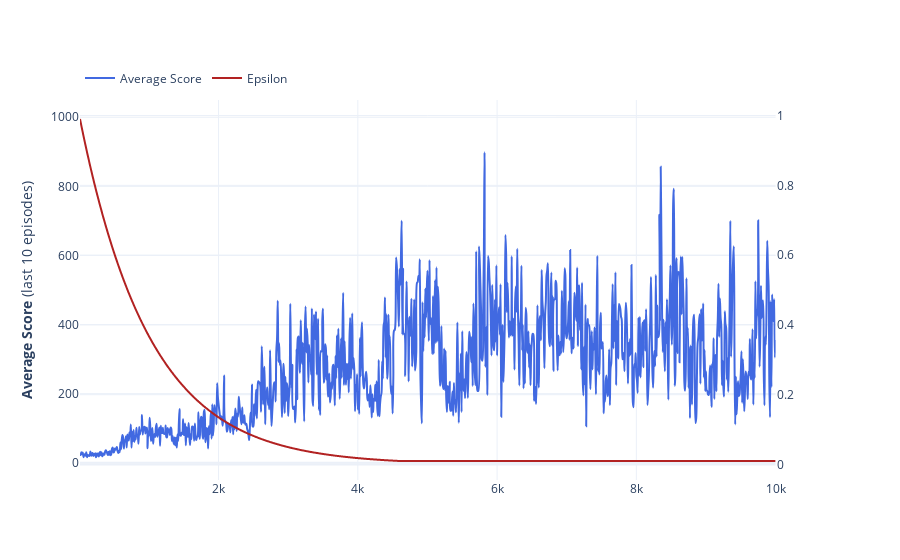

Notebook code for this chart:
### Code cell
# ==============================================================================
#  1. IMPORTS AND CONFIGURATION
# ==============================================================================
import pandas as pd
import sqlite3
import json
from pathlib import Path
import plotly.graph_objects as go
from plotly.subplots import make_subplots

# --- Configuration ---
# <<<<<<< SET THE AGENT YOU WANT TO ANALYZE HERE >>>>>>>>>
AGENT_TO_ANALYZE = "dueling_ddqn"

# Define the path to your database file
PROJECT_ROOT = Path().resolve()
DB_PATH = PROJECT_ROOT / "performance.db"

# --- Color Mapping for Metrics ---
# This dictionary allows you to define a consistent color for each potential metric.
METRIC_COLORS = {
    "Epsilon": "firebrick",
    "Policy Loss": "darkorange",
    "Avg Entropy": "green",
    "Actor Loss": "purple",
    "Critic Loss": "teal"
}


# ==============================================================================
#  2. DATA LOADING AND PREPARATION
# ==============================================================================

def load_and_prepare_data(db_path, agent_name):
    """
    Connects to the DB, loads data for the agent, and dynamically
    parses all metrics from the JSON column into new DataFrame columns.
    """
    if not db_path.exists():
        print(f"ERROR: Database file not found at '{db_path}'.")
        print("Please run a training session first using 'make train'.")
        return pd.DataFrame(), []
    
    try:
        conn = sqlite3.connect(db_path)
        query = f"SELECT epoch, average_score, metrics_json FROM training WHERE agent = '{agent_name}' ORDER BY epoch"
        df = pd.read_sql_query(query, conn)
        conn.close()
    except Exception as e:
        print(f"An error occurred while reading the database: {e}")
        return pd.DataFrame(), []

    if df.empty:
        print(f"No training records found for agent '{agent_name}'.")
        return pd.DataFrame(), []
    
    print(f"Successfully loaded {len(df)} records for agent '{agent_name}'.")

    # --- Dynamic Metric Extraction ---
    try:
        metrics_data = df['metrics_json'].apply(json.loads)
        metrics_df = pd.DataFrame(metrics_data.tolist())
        discovered_metrics = metrics_df.columns.tolist()
        print(f"Discovered metrics: {discovered_metrics}")
        df = pd.concat([df.drop(columns=['metrics_json']), metrics_df], axis=1)
    except (json.JSONDecodeError, TypeError) as e:
        print(f"Could not parse metrics_json: {e}. Skipping metrics plot.")
        return df, []
        
    return df, discovered_metrics

# Load the data
df, metric_names = load_and_prepare_data(DB_PATH, AGENT_TO_ANALYZE)


# ==============================================================================
#  3. DYNAMIC VISUALIZATION
# ==============================================================================

if not df.empty:
    # Initialize a figure with a secondary y-axis
    fig = make_subplots(specs=[[{"secondary_y": True}]])

    # --- Add the Average Score Trace (Primary Y-axis) ---
    fig.add_trace(
        go.Scatter(
            x=df['epoch'], 
            y=df['average_score'],
            name='Average Score',
            mode='lines',
            line=dict(color='royalblue', width=2, shape='spline'),
        ),
        secondary_y=False,
    )

    # --- Dynamically Add Traces for All Discovered Metrics ---
    if metric_names:
        for metric in metric_names:
            fig.add_trace(
                go.Scatter(
                    x=df['epoch'],
                    y=df[metric],
                    name=metric,
                    mode='lines',
                    line=dict(color=METRIC_COLORS.get(metric, 'grey'), width=2, shape='spline'),
                ),
                secondary_y=True,
            )

    # --- Customize the Layout for a Professional Look ---
    fig.update_layout(
        title_text=None,
        xaxis_title=None,
        template='plotly_white',
        
        # --- THIS IS THE FIX ---
        # This configuration aligns the legend to the top-left, outside the plot area.
        legend=dict(
            orientation="h",      # Horizontal layout
            yanchor="bottom",     # Anchor the legend to its bottom edge
            y=1.02,               # Position it just above the plot area
            xanchor="left",       # Anchor the legend to its left edge
            x=0                   # Position it at the far left of the plotting area
        ),
        
        yaxis=dict(range=[-50, 1050])
    )

    # Set y-axis titles
    fig.update_yaxes(title_text="<b>Average Score</b> (last 10 episodes)", secondary_y=False)
    fig.update_yaxes(title_text=None, secondary_y=True)

    # Show the interactive plot
    fig.show()
else:
    print("DataFrame is empty. Cannot generate plot.")

### Figure 1 — Plotly figure (JSON) as saved in the notebook; plotly's stock layout.template omitted (floating-point values rounded to 4 significant figures; data arrays with more than 128 entries replaced by an {"elided": "..."} marker saying what was removed)
{"data": [{"line": {"color": "royalblue", "shape": "spline", "width": 2}, "mode": "lines", "name": "Average Score", "type": "scatter", "x": {"elided": "1000 int values"}, "xaxis": "x", "y": {"elided": "1000 float values"}, "yaxis": "y"}, {"line": {"color": "firebrick", "shape": "spline", "width": 2}, "mode": "lines", "name": "Epsilon", "type": "scatter", "x": {"elided": "1000 int values"}, "xaxis": "x", "y": {"elided": "1000 float values"}, "yaxis": "y2"}], "layout": {"legend": {"orientation": "h", "x": 0, "xanchor": "left", "y": 1.02, "yanchor": "bottom"}, "xaxis": {"anchor": "y", "domain": [0, 0.94], "title": {}}, "yaxis": {"anchor": "x", "domain": [0, 1], "range": [-50, 1050], "title": {"text": "<b>Average Score</b> (last 10 episodes)"}}, "yaxis2": {"anchor": "x", "overlaying": "y", "side": "right"}}}
